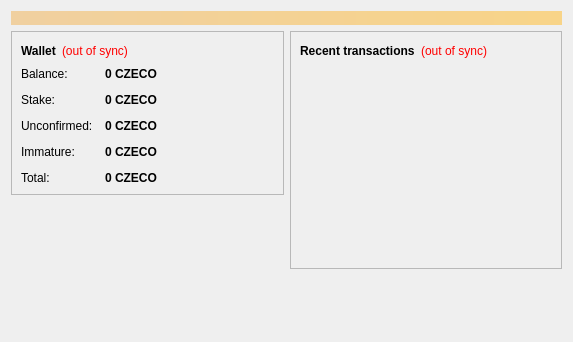
<?xml version="1.0" encoding="UTF-8"?>
<ui version="4.0">
 <class>OverviewPage</class>
 <widget class="QWidget" name="OverviewPage">
  <property name="geometry">
   <rect>
    <x>0</x>
    <y>0</y>
    <width>573</width>
    <height>342</height>
   </rect>
  </property>
  <property name="windowTitle">
   <string>Form</string>
  </property>
  <layout class="QVBoxLayout" name="topLayout">
   <item>
    <widget class="QLabel" name="labelAlerts">
     <property name="visible">
      <bool>false</bool>
     </property>
     <property name="styleSheet">
      <string notr="true">background-color: qlineargradient(x1: 0, y1: 0, x2: 1, y2: 0, stop:0 #F0D0A0, stop:1 #F8D488); color:#000000;</string>
     </property>
     <property name="wordWrap">
      <bool>true</bool>
     </property>
     <property name="margin">
      <number>3</number>
     </property>
    </widget>
   </item>
   <item>
    <layout class="QHBoxLayout" name="horizontalLayout" stretch="1,1">
     <item>
      <layout class="QVBoxLayout" name="verticalLayout_2">
       <item>
        <widget class="QFrame" name="frame">
         <property name="frameShape">
          <enum>QFrame::StyledPanel</enum>
         </property>
         <property name="frameShadow">
          <enum>QFrame::Raised</enum>
         </property>
         <layout class="QVBoxLayout" name="verticalLayout_4">
          <item>
           <layout class="QHBoxLayout" name="horizontalLayout_4">
            <item>
             <widget class="QLabel" name="label_5">
              <property name="font">
               <font>
                <weight>75</weight>
                <bold>true</bold>
               </font>
              </property>
              <property name="text">
               <string>Wallet</string>
              </property>
             </widget>
            </item>
            <item>
             <widget class="QLabel" name="labelWalletStatus">
              <property name="toolTip">
               <string>The displayed information may be out of date. Your wallet automatically synchronizes with the Czecoin network after a connection is established, but this process has not completed yet.</string>
              </property>
              <property name="styleSheet">
               <string notr="true">QLabel { color: red; }</string>
              </property>
              <property name="text">
               <string notr="true">(out of sync)</string>
              </property>
              <property name="alignment">
               <set>Qt::AlignLeading|Qt::AlignLeft|Qt::AlignVCenter</set>
              </property>
             </widget>
            </item>
            <item>
             <spacer name="horizontalSpacer_2">
              <property name="orientation">
               <enum>Qt::Horizontal</enum>
              </property>
              <property name="sizeHint" stdset="0">
               <size>
                <width>40</width>
                <height>20</height>
               </size>
              </property>
             </spacer>
            </item>
           </layout>
          </item>
          <item>
           <layout class="QFormLayout" name="formLayout_2">
            <property name="fieldGrowthPolicy">
             <enum>QFormLayout::AllNonFixedFieldsGrow</enum>
            </property>
            <property name="horizontalSpacing">
             <number>12</number>
            </property>
            <property name="verticalSpacing">
             <number>12</number>
            </property>
            <item row="0" column="0">
             <widget class="QLabel" name="label">
              <property name="text">
               <string>Balance:</string>
              </property>
             </widget>
            </item>
            <item row="0" column="1">
             <widget class="QLabel" name="labelBalance">
              <property name="font">
               <font>
                <weight>75</weight>
                <bold>true</bold>
               </font>
              </property>
              <property name="cursor">
               <cursorShape>IBeamCursor</cursorShape>
              </property>
              <property name="toolTip">
               <string>Your current balance</string>
              </property>
              <property name="text">
               <string notr="true">0 CZECO</string>
              </property>
              <property name="textInteractionFlags">
               <set>Qt::LinksAccessibleByMouse|Qt::TextSelectableByKeyboard|Qt::TextSelectableByMouse</set>
              </property>
             </widget>
            </item>
            <item row="1" column="0">
             <widget class="QLabel" name="labelStakeText">
              <property name="text">
               <string>Stake:</string>
              </property>
             </widget>
            </item>
            <item row="1" column="1">
             <widget class="QLabel" name="labelStake">
              <property name="font">
               <font>
                <weight>75</weight>
                <bold>true</bold>
               </font>
              </property>
              <property name="cursor">
               <cursorShape>IBeamCursor</cursorShape>
              </property>
              <property name="toolTip">
               <string>Total of coins that were staked and do not yet count toward the current balance</string>
              </property>
              <property name="text">
               <string notr="true">0 CZECO</string>
              </property>
              <property name="textInteractionFlags">
               <set>Qt::LinksAccessibleByMouse|Qt::TextSelectableByKeyboard|Qt::TextSelectableByMouse</set>
              </property>
             </widget>
            </item>
            <item row="2" column="0">
             <widget class="QLabel" name="label_3">
              <property name="text">
               <string>Unconfirmed:</string>
              </property>
             </widget>
            </item>
            <item row="2" column="1">
             <widget class="QLabel" name="labelUnconfirmed">
              <property name="font">
               <font>
                <weight>75</weight>
                <bold>true</bold>
               </font>
              </property>
              <property name="cursor">
               <cursorShape>IBeamCursor</cursorShape>
              </property>
              <property name="toolTip">
               <string>Total of transactions that have yet to be confirmed, and do not yet count toward the current balance</string>
              </property>
              <property name="text">
               <string notr="true">0 CZECO</string>
              </property>
              <property name="textInteractionFlags">
               <set>Qt::LinksAccessibleByMouse|Qt::TextSelectableByKeyboard|Qt::TextSelectableByMouse</set>
              </property>
             </widget>
            </item>
            <item row="3" column="0">
             <widget class="QLabel" name="labelImmatureText">
              <property name="text">
               <string>Immature:</string>
              </property>
             </widget>
            </item>
            <item row="3" column="1">
             <widget class="QLabel" name="labelImmature">
              <property name="font">
               <font>
                <weight>75</weight>
                <bold>true</bold>
               </font>
              </property>
              <property name="toolTip">
               <string>Mined balance that has not yet matured</string>
              </property>
              <property name="text">
               <string notr="true">0 CZECO</string>
              </property>
              <property name="textInteractionFlags">
               <set>Qt::LinksAccessibleByMouse|Qt::TextSelectableByKeyboard|Qt::TextSelectableByMouse</set>
              </property>
             </widget>
            </item>
            <item row="4" column="0">
             <widget class="QLabel" name="labelTotalText">
              <property name="text">
               <string>Total:</string>
              </property>
             </widget>
            </item>
            <item row="4" column="1">
             <widget class="QLabel" name="labelTotal">
              <property name="font">
               <font>
                <weight>75</weight>
                <bold>true</bold>
               </font>
              </property>
              <property name="toolTip">
               <string>Your current total balance</string>
              </property>
              <property name="text">
               <string notr="true">0 CZECO</string>
              </property>
              <property name="textInteractionFlags">
               <set>Qt::LinksAccessibleByMouse|Qt::TextSelectableByKeyboard|Qt::TextSelectableByMouse</set>
              </property>
             </widget>
            </item>
           </layout>
          </item>
         </layout>
        </widget>
       </item>
       <item>
        <spacer name="verticalSpacer">
         <property name="orientation">
          <enum>Qt::Vertical</enum>
         </property>
         <property name="sizeHint" stdset="0">
          <size>
           <width>20</width>
           <height>40</height>
          </size>
         </property>
        </spacer>
       </item>
       <item>
        <widget class="QLabel" name="label_wallet_bgcoin">
         <property name="text">
          <string/>
         </property>
         <property name="pixmap">
          <pixmap resource="../bitcoin.qrc">:/images/wallet_bgcoin</pixmap>
         </property>
         <property name="scaledContents">
          <bool>false</bool>
         </property>
         <property name="alignment">
          <set>Qt::AlignCenter</set>
         </property>
         <property name="margin">
          <number>-2</number>
         </property>
        </widget>
       </item>
       <item>
        <widget class="QLabel" name="label_6">
         <property name="text">
          <string/>
         </property>
        </widget>
       </item>
      </layout>
     </item>
     <item>
      <layout class="QVBoxLayout" name="verticalLayout_3">
       <item>
        <widget class="QFrame" name="frame_2">
         <property name="frameShape">
          <enum>QFrame::StyledPanel</enum>
         </property>
         <property name="frameShadow">
          <enum>QFrame::Raised</enum>
         </property>
         <layout class="QVBoxLayout" name="verticalLayout">
          <item>
           <layout class="QHBoxLayout" name="horizontalLayout_2">
            <item>
             <widget class="QLabel" name="label_4">
              <property name="text">
               <string>&lt;b&gt;Recent transactions&lt;/b&gt;</string>
              </property>
             </widget>
            </item>
            <item>
             <widget class="QLabel" name="labelTransactionsStatus">
              <property name="toolTip">
               <string>The displayed information may be out of date. Your wallet automatically synchronizes with the Czecoin network after a connection is established, but this process has not completed yet.</string>
              </property>
              <property name="styleSheet">
               <string notr="true">QLabel { color: red; }</string>
              </property>
              <property name="text">
               <string notr="true">(out of sync)</string>
              </property>
              <property name="alignment">
               <set>Qt::AlignRight|Qt::AlignTrailing|Qt::AlignVCenter</set>
              </property>
             </widget>
            </item>
            <item>
             <spacer name="horizontalSpacer">
              <property name="orientation">
               <enum>Qt::Horizontal</enum>
              </property>
              <property name="sizeHint" stdset="0">
               <size>
                <width>40</width>
                <height>20</height>
               </size>
              </property>
             </spacer>
            </item>
           </layout>
          </item>
          <item>
           <widget class="QListView" name="listTransactions">
            <property name="styleSheet">
             <string notr="true">QListView { background: transparent; }</string>
            </property>
            <property name="frameShape">
             <enum>QFrame::NoFrame</enum>
            </property>
            <property name="verticalScrollBarPolicy">
             <enum>Qt::ScrollBarAlwaysOff</enum>
            </property>
            <property name="horizontalScrollBarPolicy">
             <enum>Qt::ScrollBarAlwaysOff</enum>
            </property>
            <property name="selectionMode">
             <enum>QAbstractItemView::NoSelection</enum>
            </property>
           </widget>
          </item>
         </layout>
        </widget>
       </item>
       <item>
        <spacer name="verticalSpacer_2">
         <property name="orientation">
          <enum>Qt::Vertical</enum>
         </property>
         <property name="sizeHint" stdset="0">
          <size>
           <width>20</width>
           <height>40</height>
          </size>
         </property>
        </spacer>
       </item>
      </layout>
     </item>
    </layout>
   </item>
  </layout>
 </widget>
 <resources/>
 <connections/>
</ui>
